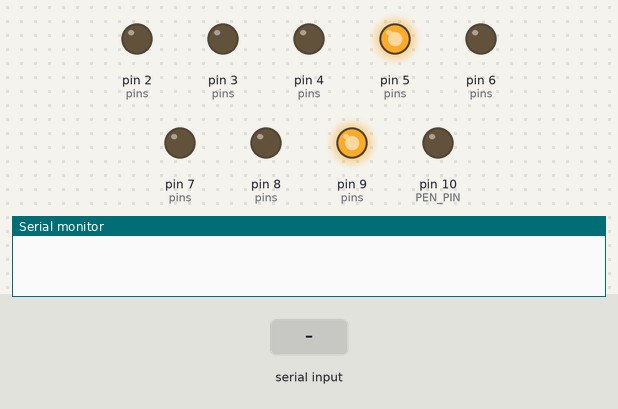
Simulated run of this sketch. Board: Arduino Uno, built with avr-gcc and run on an emulated ATmega328P. On the bench: output pins drawn as LEDs (lit = HIGH), the last lines printed to the serial monitor. The inputs (shaded band) are chosen by the test bench.

Above: at 2.2 s.
2.3 s: "b" received over Serial
At 3.3 s:
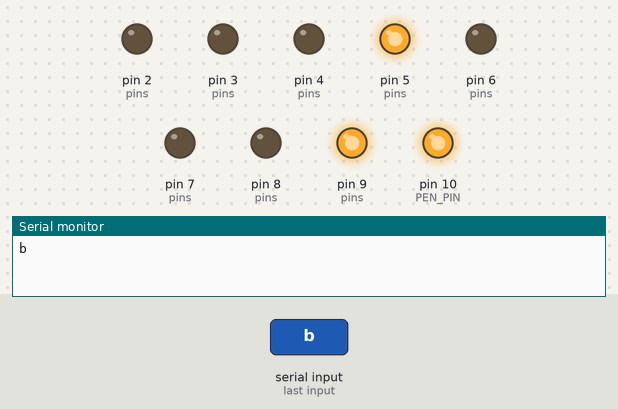
3.8 s: "c" received over Serial
At 4.5 s:
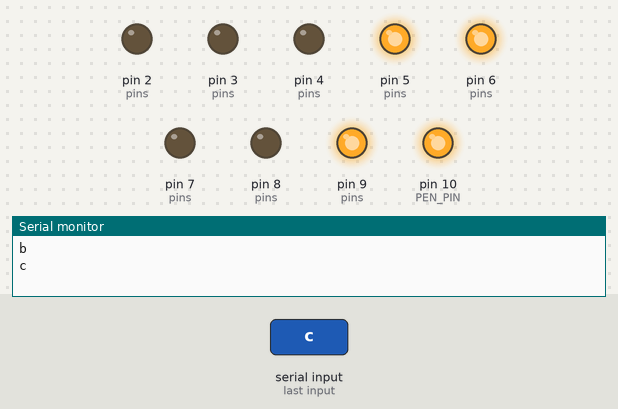
5.3 s: "a" received over Serial
At 5.6 s:
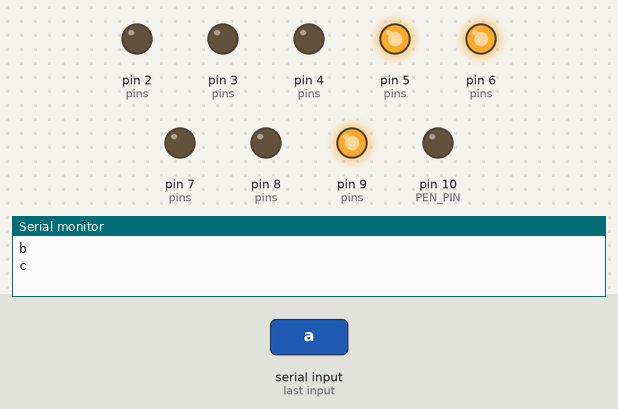
6.8 s: "d" received over Serial
At 8.0 s:
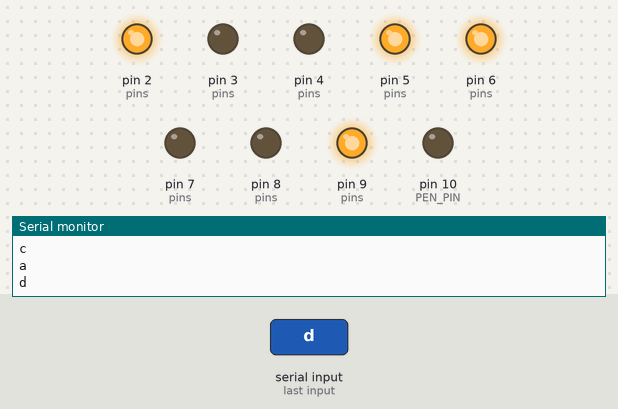
8.3 s: "e" received over Serial
At 9.1 s:
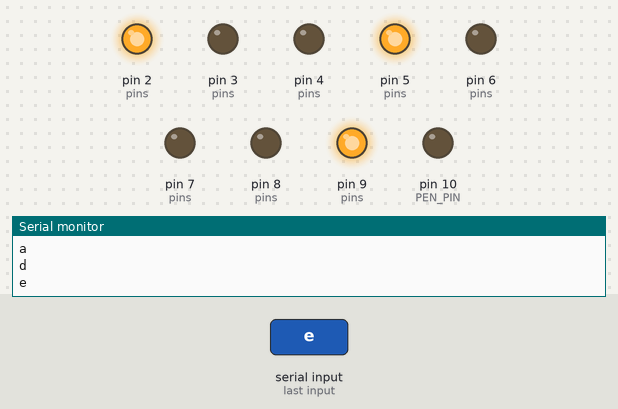
9.8 s: "h" received over Serial
At 10.3 s:
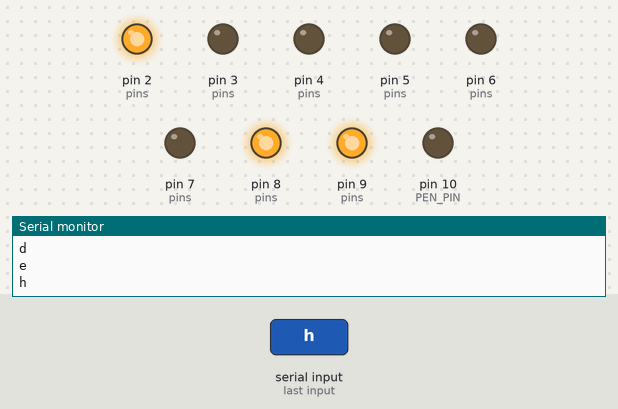
Timing chart, 0 to 12.3 s (numbered marks = the images above; inputs shaded):
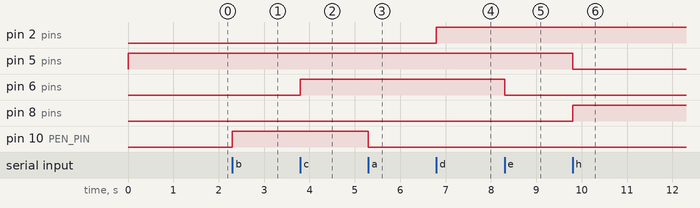

The sketch:

plotter.ino
```cpp
#define STATE_COUNT 8
#define WAIT 2
#define PEN_UP_WAIT 500
#define PEN_DOWN_WAIT 200

#define STEP_COUNT 1

#define LEFT_MOTOR 0
#define RIGHT_MOTOR 1

#define PEN_PIN 10

int motorStates[2] =  {
  0, // left
  0  // right
};

int pins[2][4] = {
// N1 N2 N3 N4
  {9, 8, 7, 6}, // left
  {5, 4, 3, 2}  // right
};

int states[STATE_COUNT][4] = {
  {HIGH, LOW,  LOW,  LOW },
  {HIGH, HIGH, LOW,  LOW },
  {LOW,  HIGH, LOW,  LOW },
  {LOW,  HIGH, HIGH, LOW },
  {LOW,  LOW,  HIGH, LOW },
  {LOW,  LOW,  HIGH, HIGH},
  {LOW,  LOW,  LOW,  HIGH},
  {HIGH, LOW,  LOW,  HIGH}
};

void pMode(int motor) {
  pinMode(pins[motor][0], OUTPUT);
  pinMode(pins[motor][1], OUTPUT);
  pinMode(pins[motor][2], OUTPUT);
  pinMode(pins[motor][3], OUTPUT);
}

void outputState(int motor, int *state) {
  digitalWrite(pins[motor][0], state[0]);
  digitalWrite(pins[motor][1], state[1]);
  digitalWrite(pins[motor][2], state[2]);
  digitalWrite(pins[motor][3], state[3]);
}

void outputMotorStateToPins() {
  outputState(LEFT_MOTOR, states[motorStates[LEFT_MOTOR]]);
  outputState(RIGHT_MOTOR, states[motorStates[RIGHT_MOTOR]]);
}

void setup() {
  Serial.begin(115200);
  pMode(LEFT_MOTOR);
  pMode(RIGHT_MOTOR);
  pinMode(PEN_PIN, OUTPUT);

  outputMotorStateToPins();

  delay(1000);
}

void makeSteps(int count, void (*advanceLeftMotorState)(int), void (*advanceRightMotorState)(int)) {
  for (int i=0; i<count; i++) {
    advanceLeftMotorState(LEFT_MOTOR);
    advanceRightMotorState(RIGHT_MOTOR);
    outputMotorStateToPins();
    delay(WAIT);
  }
}

void next(int motor) {
  motorStates[motor] = (motorStates[motor] + 1) % STATE_COUNT;
}

void previous(int motor) {
  motorStates[motor] = (motorStates[motor] - 1 + STATE_COUNT) % STATE_COUNT;
}

void motorLeft(int motor) { previous(motor); };
void motorRight(int motor) { next(motor); };

void stay(int motor) {}

void ln() { makeSteps(STEP_COUNT, motorLeft,  stay); }
void nl() { makeSteps(STEP_COUNT, stay,       motorLeft); }
void rn() { makeSteps(STEP_COUNT, motorRight, stay); }
void nr() { makeSteps(STEP_COUNT, stay,       motorRight); }
void lr() { makeSteps(STEP_COUNT, motorLeft,  motorRight); }
void rl() { makeSteps(STEP_COUNT, motorRight, motorLeft); }
void ll() { makeSteps(STEP_COUNT, motorLeft,  motorLeft); }
void rr() { makeSteps(STEP_COUNT, motorRight, motorRight); }

void penUp() {
  digitalWrite(PEN_PIN, LOW);
  delay(PEN_UP_WAIT);
}

void penDown() {
  digitalWrite(PEN_PIN, HIGH);
  delay(PEN_DOWN_WAIT);
}

void dispatch(char c) {
  switch (c) {
    case 'a': penUp(); break;
    case 'b': penDown(); break;
    case 'c': ln(); break;
    case 'd': nl(); break;
    case 'e': rn(); break;
    case 'f': nr(); break;
    case 'g': lr(); break;
    case 'h': rl(); break;
    case 'i': ll(); break;
    case 'j': rr(); break;
  }
}

void repeat(int n, char step) {
  for(int i=0; i<n; i++) {
    dispatch(step);
  }
}

char c;

void loop() {
  // int r = 200;
  // penDown();
  // repeat(r, 'c');
  // repeat(r, 'd');
  // repeat(r, 'e');
  // repeat(r, 'f');
  // repeat(r, 'g');
  // repeat(r, 'h');
  // repeat(r, 'i');
  // repeat(r, 'j');

  // penUp();
  // delay(1000);
  // penDown();
  // delay(1000);

  if (Serial.available() > 0) {
    c = Serial.read();
    dispatch(c);
    Serial.println(String(c));
    Serial.flush();
  }
}
```

Measured:
- after the input at 2.3 s, pin 10 (PEN_PIN): LOW → HIGH at once
- after the input at 3.8 s, pin 6 (pins): LOW → HIGH at once
- after the input at 5.3 s, pin 10 (PEN_PIN): HIGH → LOW at once
- after the input at 6.8 s, pin 2 (pins): LOW → HIGH at once
- after the input at 8.3 s, pin 6 (pins): HIGH → LOW at once
- after the input at 9.8 s, pin 5 (pins): HIGH → LOW at once; pin 8 (pins): LOW → HIGH at once
